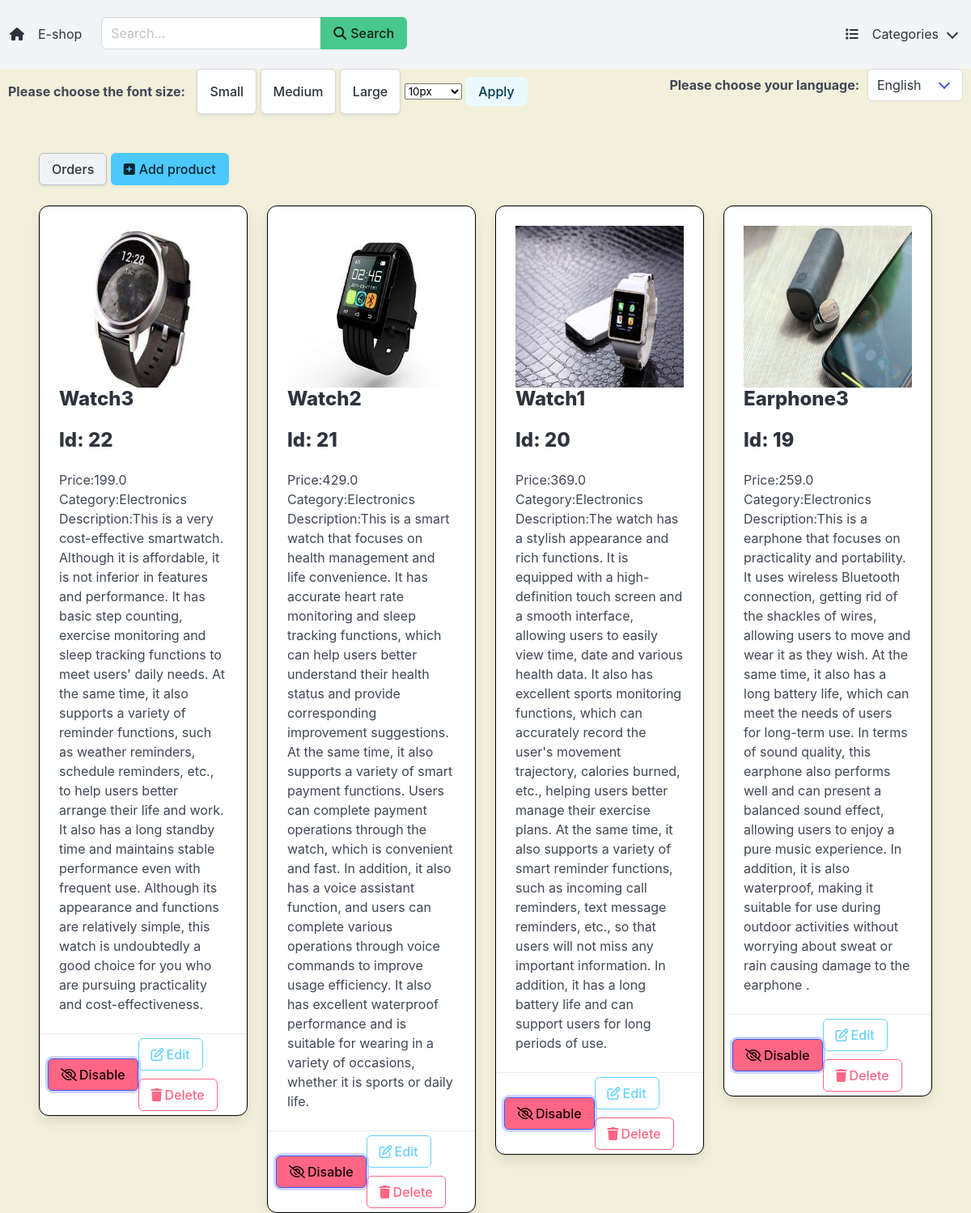
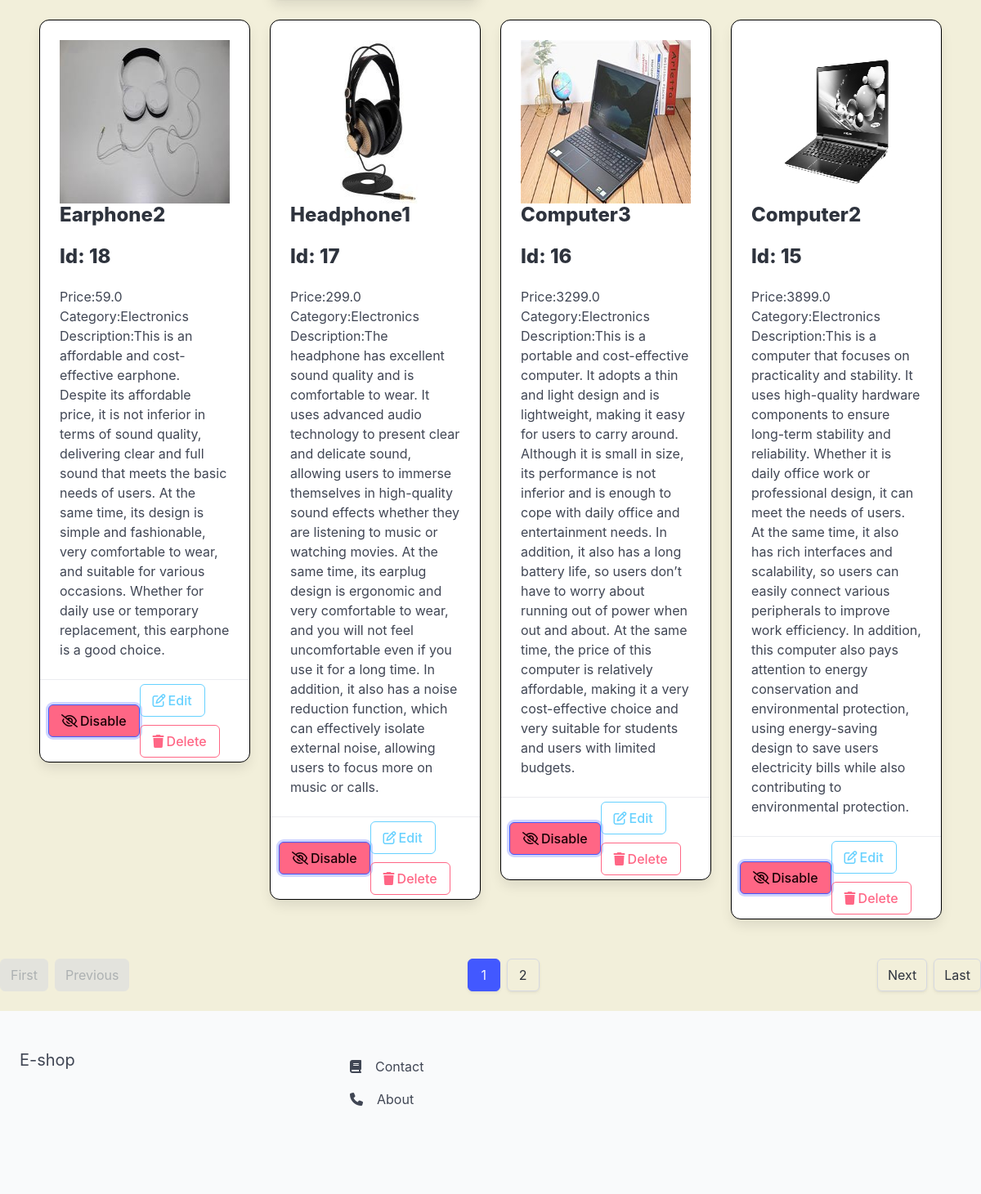
Page /productManager/ on the committed database (2 pictures, top to bottom).
### apps/store/models.py (models this page shows, shortened)
class Product(models.Model):
    category = models.ForeignKey(Category, related_name='products', on_delete=models.CASCADE)
    title = models.CharField(max_length=255, verbose_name=_('Title'))
    slug = models.SlugField(max_length=255, verbose_name=_('Slug'))
    description = models.TextField(blank=True, null=True, verbose_name=_('Description'))
    price = models.FloatField(verbose_name=_('Price'))
    num_available = models.IntegerField(default=1, verbose_name=_('Number Available'))
    num_visits = models.IntegerField(default=0, verbose_name=_('Number of Visits'))
    last_visit = models.DateTimeField(blank=True, null=True, verbose_name=_('Last Visit'))
    image = models.ImageField(upload_to='uploads/', blank=True, null=True)
    thumbnail = models.ImageField(upload_to='uploads/', blank=True, null=True)
    date_added = models.DateTimeField(auto_now_add=True)
    is_disabled = models.BooleanField(default=False)
    class Meta:
        ordering = ('-date_added',)
    """def save(self, *args, **kwargs):
        self.thumbnail = self.make_thumbnail(self.image)

        super().save(*args, **kwargs)"""

class Category(models.Model):
    title = models.CharField(max_length=255, verbose_name=_('Title'))
    slug = models.SlugField(max_length=255, verbose_name=_('Slug'))
    ordering = models.IntegerField(default=0, verbose_name=_('Ordering'))
    class Meta:
        verbose_name_plural = _('Categories')
        ordering = ('ordering',)
    def __str__(self):
        return self.title

### apps/core/views.py (the view)
# urls.py: path('productManager/', productManagePage, name="productManager"),
def productManagePage(request):
    products = Product.objects.all()
    all_products = Product.objects.filter(is_disabled=False)
    paginator = Paginator(all_products, 8)  # 每页显示8个产品
    page = request.GET.get('page')
    try:
        products = paginator.get_page(page)
    except PageNotAnInteger:
        products = paginator.get_page(1)
    except EmptyPage:
        products = paginator.get_page(paginator.num_pages)
    context = {
        'products': products
    }
    return render(request, 'product.html', context)

### apps/cart/context_processors.py (called while the page is built)
def cart(request):
    return {'cart': Cart(request)}

### apps/store/context_processors.py (called while the page is built)
def menu_categories(request):
    categories = Category.objects.all()
    return {'menu_categories': categories}

### apps/core/templates/product.html (shortened to what this page needs)
{% extends 'managerBase.html' %}
{% block content %}
             <a href="{% url 'order_list' %}" class="button is-hovered">Orders</a>
             <a href="{% url 'addProduct' %}" class="button is-info is-hovered"><i class="fa-solid fa-square-plus"  style="margin-right: 5px;"></i>Add product</a>
         <div class = "columns is-multiline" style="margin-top: 0.8rem;">
            {% for product in products %}
                <div class="column is-3">
                   <div class="card" style="border: 1px solid black;">
                      <div class="card-content">
                           <div class="media">
                              <div class="media-content">
                                  <img src="{{ product.image.url }}" style="width: 300px; height: 200px">
                                 <p class="title is-4">{{ product.title }}</p>
                                  <p class="title is-4">Id: {{ product.id }}</p>
                                 <p class="is-6">Price:{{ product.price }}</p>
                                  <p class="is-6">Category:{{ product.category }}</p>
                                  <p class="is-6">Description:{{ product.description }}</p>
                              </div>
                           </div>
                      </div>
                             <footer class="card-footer" style="display: flex; justify-content: space-between; align-items: center;">
                                {% if product.is_disabled %}
                                    <a href="{% url 'enableProduct' product.pk %}" class="button is-primary is-focused" style="margin-left: 10px; margin-top: 5px; margin-bottom: 5px;"><i class="fa-solid fa-check" style="margin-right: 3px;"></i>Enable</a>
                                {% else %}
                                    <a href="{% url 'disableProduct' product.pk %}" class="button is-danger is-focused" style="margin-left: 10px; margin-top: 5px; margin-bottom: 5px;"><i class="fa-regular fa-eye-slash" style="margin-right: 3px;"></i>Disable</a>
                                {% endif %}
                                 <div>
                                    <a href="{% url 'editProduct' product.pk %}" class="button is-info is-outlined" style="margin-top: 5px; margin-bottom: 5px;"><i class="fa-regular fa-pen-to-square" style="margin-right: 3px;"></i>Edit</a>
                                    <a href="{% url 'deleteProduct' product.pk %}" class="button is-danger is-outlined" style="margin-right: 10px; margin-top: 5px; margin-bottom: 5px;"><i class="fa-solid fa-trash" style="margin-right: 3px;"></i>Delete</a>
                                 </div>
                             </footer>
                   </div>
                </div>
            {% endfor %}
         </div>
{% endblock%}

### rows in the picture
Product: image (picture), title "Watch3", id "22", price "199.0", category "Electronics", description "This is a very cost-effective smartwatch. Although it is affordable, it is not inferior in features and performance. It has basic step counting, exercise monitoring and sleep tracking functions to meet users' daily needs. At the same time, it also supports a variety of reminder functions, such as weather reminders, schedule reminders, etc., to help users better arrange their life and work. It also has a long standby time and maintains stable performance even with frequent use. Although its appearance and functions are relatively simple, this watch is undoubtedly a good choice for you who are pursuing practicality and cost-effectiveness.", is_disabled False (drawn)
Product: image (picture), title "Watch2", id "21", price "429.0", category "Electronics", description "This is a smart watch that focuses on health management and life convenience. It has accurate heart rate monitoring and sleep tracking functions, which can help users better understand their health status and provide corresponding improvement suggestions. At the same time, it also supports a variety of smart payment functions. Users can complete payment operations through the watch, which is convenient and fast. In addition, it also has a voice assistant function, and users can complete various operations through voice commands to improve usage efficiency. It also has excellent waterproof performance and is suitable for wearing in a variety of occasions, whether it is sports or daily life.", is_disabled False (drawn)
Product: image (picture), title "Watch1", id "20", price "369.0", category "Electronics", description "The watch has a stylish appearance and rich functions. It is equipped with a high-definition touch screen and a smooth interface, allowing users to easily view time, date and various health data. It also has excellent sports monitoring functions, which can accurately record the user's movement trajectory, calories burned, etc., helping users better manage their exercise plans. At the same time, it also supports a variety of smart reminder functions, such as incoming call reminders, text message reminders, etc., so that users will not miss any important information. In addition, it has a long battery life and can support users for long periods of use.", is_disabled False (drawn)
Product: image (picture), title "Earphone3", id "19", price "259.0", category "Electronics", description "This is a earphone that focuses on practicality and portability. It uses wireless Bluetooth connection, getting rid of the shackles of wires, allowing users to move and wear it as they wish. At the same time, it also has a long battery life, which can meet the needs of users for long-term use. In terms of sound quality, this earphone also performs well and can present a balanced sound effect, allowing users to enjoy a pure music experience. In addition, it is also waterproof, making it suitable for use during outdoor activities without worrying about sweat or rain causing damage to the earphone .", is_disabled False (drawn)
Product: image (picture), title "Earphone2", id "18", price "59.0", category "Electronics", description "This is an affordable and cost-effective earphone. Despite its affordable price, it is not inferior in terms of sound quality, delivering clear and full sound that meets the basic needs of users. At the same time, its design is simple and fashionable, very comfortable to wear, and suitable for various occasions. Whether for daily use or temporary replacement, this earphone is a good choice.", is_disabled False (drawn)
Product: image (picture), title "Headphone1", id "17", price "299.0", category "Electronics", description "The headphone has excellent sound quality and is comfortable to wear. It uses advanced audio technology to present clear and delicate sound, allowing users to immerse themselves in high-quality sound effects whether they are listening to music or watching movies. At the same time, its earplug design is ergonomic and very comfortable to wear, and you will not feel uncomfortable even if you use it for a long time. In addition, it also has a noise reduction function, which can effectively isolate external noise, allowing users to focus more on music or calls.", is_disabled False (drawn)
Product: image (picture), title "Computer3", id "16", price "3299.0", category "Electronics", description "This is a portable and cost-effective computer. It adopts a thin and light design and is lightweight, making it easy for users to carry around. Although it is small in size, its performance is not inferior and is enough to cope with daily office and entertainment needs. In addition, it also has a long battery life, so users don’t have to worry about running out of power when out and about. At the same time, the price of this computer is relatively affordable, making it a very cost-effective choice and very suitable for students and users with limited budgets.", is_disabled False (drawn)
Product: image (picture), title "Computer2", id "15", price "3899.0", category "Electronics", description "This is a computer that focuses on practicality and stability. It uses high-quality hardware components to ensure long-term stability and reliability. Whether it is daily office work or professional design, it can meet the needs of users. At the same time, it also has rich interfaces and scalability, so users can easily connect various peripherals to improve work efficiency. In addition, this computer also pays attention to energy conservation and environmental protection, using energy-saving design to save users electricity bills while also contributing to environmental protection.", is_disabled False (drawn)

### other values in the picture
{{ num }} "1"
{{ num }} "2"
form field language "English"
